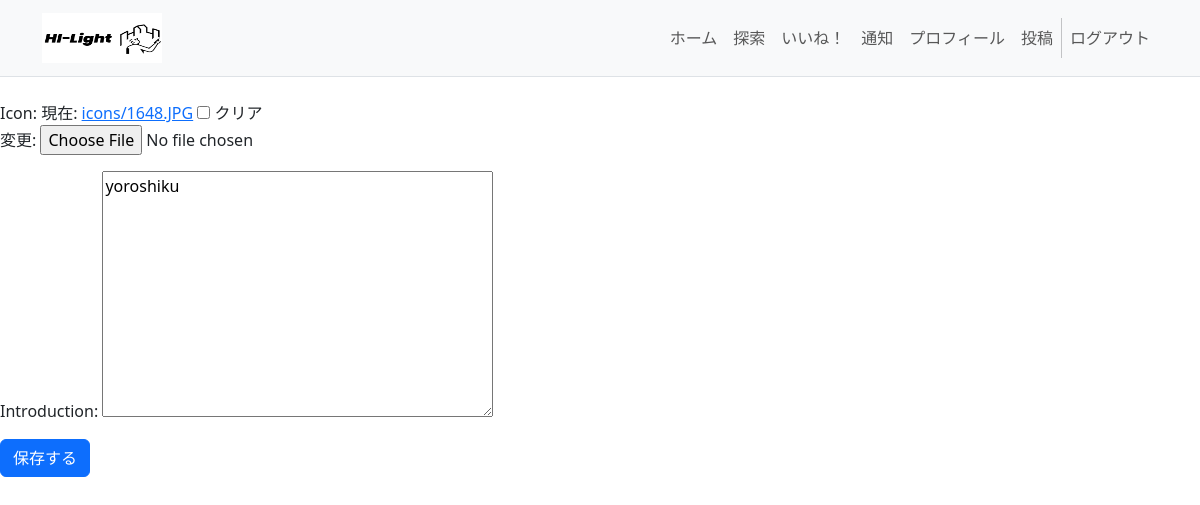
Before: /profile/edit/ (signed in) with the older database file.
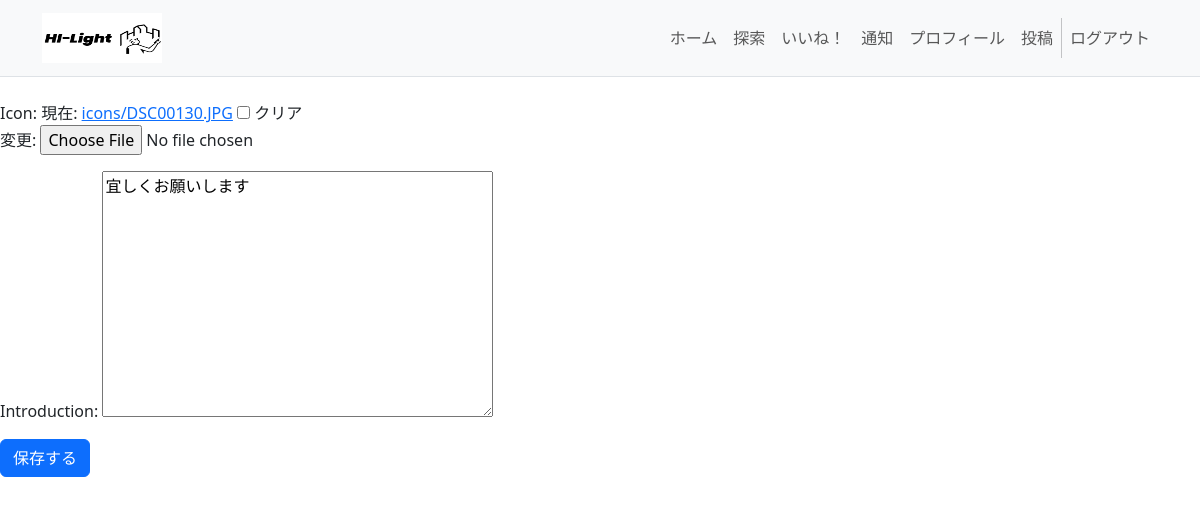
After: the same page with the newer database file.
### accounts/models.py (models this page shows)
class CustomUser(AbstractUser):
    icon = models.ImageField(upload_to='icons/', null=True, blank=True)
    introduction = models.TextField(null=True, blank=True)

### hi_light/views.py (the view, shortened to what this page needs)
# urls.py: path('profile/edit/', views.ProfileEditView.as_view(), name='profile_edit'),
@method_decorator(login_required, name='dispatch')
class ProfileEditView(UpdateView):
    model = CustomUser
    fields = ['icon', 'introduction']
    template_name = 'profile_edit.html'
    success_url = reverse_lazy('hi_light:edit_done')
    def get_object(self, queryset=None):
        return self.request.user  # 現在のユーザー情報を取得

### hi_light/templates/profile_edit.html (shortened to what this page needs)
{% include 'header.html' %}
{% block contents %}
<form method="POST" enctype="multipart/form-data">
    {{ form.as_p }}
    <button type="submit" class="btn btn-primary">保存する</button>
</form>
{% endblock %}

Changed rows visible on the page:
changed CustomUser: introduction "yoroshiku" → "宜しくお願いします"
Other visible differences:
text no longer shown: "Icon: 現在: icons/1648.JPG クリア 変更: Introduction:"
text now shown: "Icon: 現在: icons/DSC00130.JPG クリア 変更: Introduction:"
